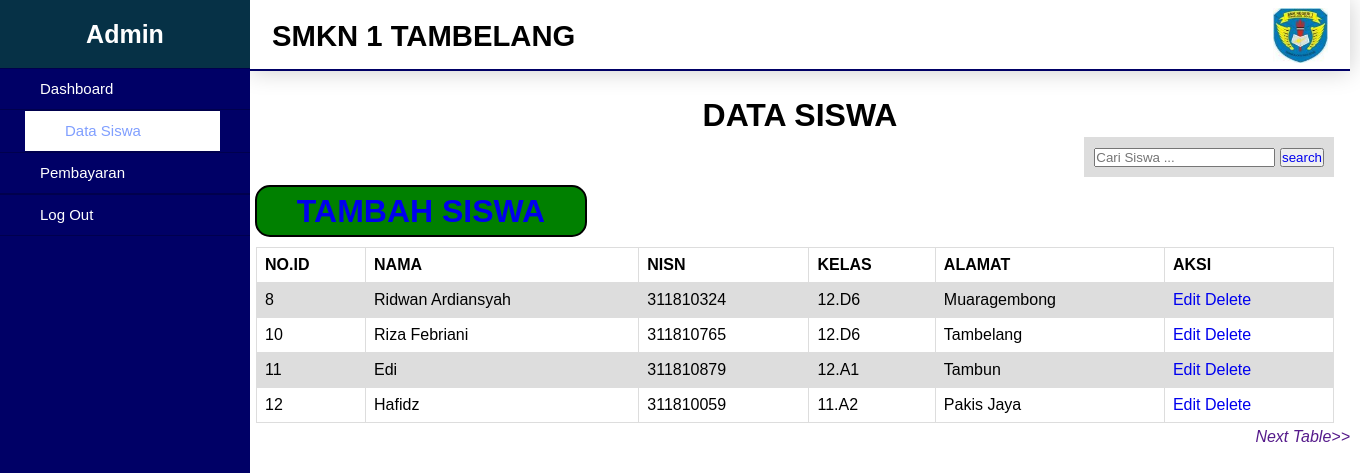
Page /datasiswa.php on the committed database.
### tables this page shows
CREATE TABLE `data_siswa` (
  `id` int(10) NOT NULL,
  `nama` varchar(30) DEFAULT NULL,
  `nisn` varchar(30) DEFAULT NULL,
  `alamat` varchar(30) DEFAULT NULL,
  `kelas` varchar(15) DEFAULT NULL
);

### datasiswa.php (the view, shortened to what this page needs)
<?php
 include_once 'konek.php';
 $sql = 'SELECT * FROM data_siswa';
 $result = mysqli_query($conn, $sql);
?>
<html>
<head>
  <link rel="stylesheet" type="text/css" href="uts.css">
</head>
<body>
  <div class="sidebar">
    <h3>Admin</h3>
    <ul>
      <li ><a href="index.php">Dashboard</a></li>
      <li class="active"><a href="datasiswa.php">Data Siswa</a></li>
      <li><a href="pembayaran.html">Pembayaran</a></li>
      <li><a href="index.php">Log Out</a></li>
    </ul>
  </div>
  <div class="container ">
    <nav>
      <h3>SMKN 1 TAMBELANG</h3>
      <img src="logo.jpg" style="width: 55px; height:55px; float: right; margin-top: -42px;">
    </nav>
    <h1 style="text-align: center">DATA SISWA</h1>
     <div class="search-container">
    <form action="/action_page.php">
      <input type="text" placeholder="Cari Siswa ..." name="search">
      <button type="submit"  ><a href="cari.php">search</a></button>
    </form>
  </div>
  <br>
 <br>
<h1 style="border: 2px solid ; width: 28%;margin-bottom: 10px;border-radius: 15px; margin-left: 5px;padding: 5px; background-color: green; text-align: center;padding: 10px;"> <a href="tambah_siswa.php" >TAMBAH SISWA</a></h1>
    <table>
      <tr>
        <th>NO.ID</th>
        <th>NAMA</th>
        <th>NISN</th>
        <th>KELAS</th>
        <th>ALAMAT</th>
        <th>AKSI</th>
      </tr>
<?php while($row = mysqli_fetch_array($result)): ?>
      <tr>
        <td><?php echo $row['id'];?></td>
        <td><?php echo $row['nama'];?></td>
        <td><?php echo $row['nisn'];?></td>
        <td><?php echo $row['kelas'];?></td>
        <td><?php echo $row['alamat'];?></td>
        <td>
          <a href="edit.php?id=<?php echo $row['id'];?>">Edit</a>
          <a href="hapus_data.php?id=<?php echo $row['id'];?>">Delete</a>
        </td>
      </tr>
 <?php endwhile; ?>
    </table>
<a href="" style="float: right;"><i>Next Table>></i></a>
</body>
</html>

### uts.css (style rules this page uses)
body { font: 16px/28px arial,sans-serif; background-color: #fff; }
* { margin: 0; padding: 0; list-style: none; text-decoration: none; }
.sidebar { position: fixed; left:0; width: 250px; height: 100%; background-color:#000066; overflow: auto; }
.sidebar h3 { font-size: 25px; color: white; text-align: center; background-color: #063146; padding: 20px; }
.sidebar ul a { display:block; color: white; width: 100%; line-height:40px; font-size:15px; padding-left:40px; box-sizing: border-box; border-top: 1px solid #00004d; border-bottom: 1px solid #00004d; }
.sidebar .active a,ul li:hover a { background-color:white; margin-left: 25px; color: #809fff; width: 195px }
.container { width: 1100px; display: block; margin-left: 250px; height: 100%; }
nav { box-shadow:0 0 1em #CCCCCC; font-size: 25px; height: 25px; padding: 22px; margin-bottom: 30px; border-bottom: 2px solid #000066; }
table { font-family: arial, sans-serif; border-collapse: collapse; width: 98%; margin-left: 6px }
td, th { border: 1px solid #dddddd; text-align: left; padding: 8px; }
tr:nth-child(even) { background-color: #dddddd; }
.search-container { float: right; padding: 6px 10px; margin-top: 8px; margin-right: 16px; background: #ddd; font-size: 17px; border: none; cursor: pointer; }

### rows in the picture
data_siswa: id "8", nama "Ridwan Ardiansyah", nisn "311810324", kelas "12.D6", alamat "Muaragembong"
data_siswa: id "10", nama "Riza Febriani", nisn "311810765", kelas "12.D6", alamat "Tambelang"
data_siswa: id "11", nama "Edi", nisn "311810879", kelas "12.A1", alamat "Tambun"
data_siswa: id "12", nama "Hafidz", nisn "311810059", kelas "11.A2", alamat "Pakis Jaya"
